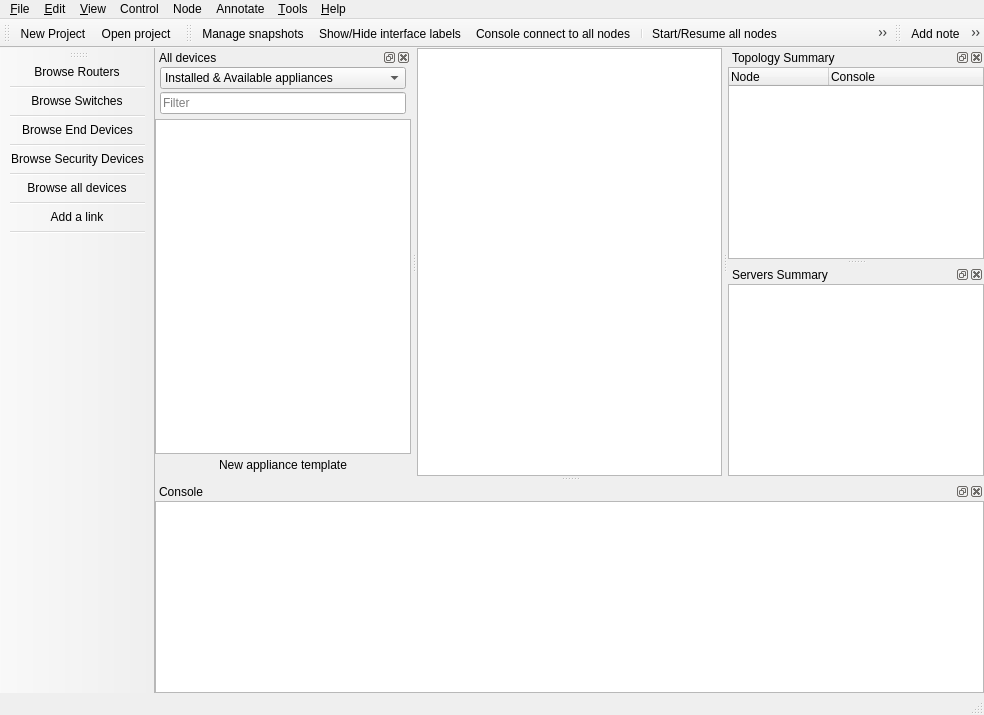
<?xml version="1.0" encoding="UTF-8"?>
<ui version="4.0">
 <class>MainWindow</class>
 <widget class="QMainWindow" name="MainWindow">
  <property name="windowModality">
   <enum>Qt::NonModal</enum>
  </property>
  <property name="geometry">
   <rect>
    <x>0</x>
    <y>0</y>
    <width>984</width>
    <height>715</height>
   </rect>
  </property>
  <property name="contextMenuPolicy">
   <enum>Qt::PreventContextMenu</enum>
  </property>
  <property name="styleSheet">
   <string notr="true">#toolBar_Devices QToolButton {
width: 50px;
height: 55px;
border:solid 1px black opacity 0.4;
background-none;
}

#toolBar_General QToolButton {
width: 36px;
height: 36px;
border:solid 1px black opacity 0.4;
background-none;
}

</string>
  </property>
  <property name="dockOptions">
   <set>QMainWindow::AllowTabbedDocks|QMainWindow::AnimatedDocks</set>
  </property>
  <widget class="QWidget" name="uiCentralWidget">
   <layout class="QGridLayout">
    <property name="leftMargin">
     <number>0</number>
    </property>
    <property name="topMargin">
     <number>0</number>
    </property>
    <property name="rightMargin">
     <number>0</number>
    </property>
    <property name="bottomMargin">
     <number>0</number>
    </property>
    <property name="spacing">
     <number>0</number>
    </property>
    <item row="0" column="0">
     <widget class="GraphicsView" name="uiGraphicsView">
      <property name="sizePolicy">
       <sizepolicy hsizetype="Expanding" vsizetype="Expanding">
        <horstretch>0</horstretch>
        <verstretch>0</verstretch>
       </sizepolicy>
      </property>
     </widget>
    </item>
   </layout>
  </widget>
  <widget class="QMenuBar" name="uiMenuBar">
   <property name="geometry">
    <rect>
     <x>0</x>
     <y>0</y>
     <width>984</width>
     <height>22</height>
    </rect>
   </property>
   <widget class="QMenu" name="uiEditMenu">
    <property name="title">
     <string>&amp;Edit</string>
    </property>
    <addaction name="uiSelectAllAction"/>
    <addaction name="uiSelectNoneAction"/>
    <addaction name="separator"/>
    <addaction name="uiSnapshotAction"/>
    <addaction name="uiPreferencesAction"/>
   </widget>
   <widget class="QMenu" name="uiFileMenu">
    <property name="title">
     <string>&amp;File</string>
    </property>
    <addaction name="uiNewProjectAction"/>
    <addaction name="uiOpenProjectAction"/>
    <addaction name="uiSaveProjectAsAction"/>
    <addaction name="uiEditProjectAction"/>
    <addaction name="uiDeleteProjectAction"/>
    <addaction name="separator"/>
    <addaction name="uiExportProjectAction"/>
    <addaction name="uiImportProjectAction"/>
    <addaction name="separator"/>
    <addaction name="uiOpenApplianceAction"/>
    <addaction name="separator"/>
    <addaction name="uiQuitAction"/>
   </widget>
   <widget class="QMenu" name="uiHelpMenu">
    <property name="title">
     <string>&amp;Help</string>
    </property>
    <addaction name="uiOnlineHelpAction"/>
    <addaction name="uiCheckForUpdateAction"/>
    <addaction name="uiSetupWizard"/>
    <addaction name="uiAcademyAction"/>
    <addaction name="uiDoctorAction"/>
    <addaction name="uiExportDebugInformationAction"/>
    <addaction name="uiAboutQtAction"/>
    <addaction name="uiAboutAction"/>
   </widget>
   <widget class="QMenu" name="uiViewMenu">
    <property name="title">
     <string>&amp;View</string>
    </property>
    <widget class="QMenu" name="uiDocksMenu">
     <property name="title">
      <string>Docks</string>
     </property>
    </widget>
    <addaction name="uiActionFullscreen"/>
    <addaction name="separator"/>
    <addaction name="uiZoomInAction"/>
    <addaction name="uiZoomOutAction"/>
    <addaction name="uiZoomResetAction"/>
    <addaction name="uiFitInViewAction"/>
    <addaction name="separator"/>
    <addaction name="uiShowLayersAction"/>
    <addaction name="uiSnapToGridAction"/>
    <addaction name="uiShowGridAction"/>
    <addaction name="uiResetPortLabelsAction"/>
    <addaction name="uiShowPortNamesAction"/>
    <addaction name="separator"/>
    <addaction name="uiDocksMenu"/>
   </widget>
   <widget class="QMenu" name="uiControlMenu">
    <property name="title">
     <string>Control</string>
    </property>
    <addaction name="uiStartAllAction"/>
    <addaction name="uiSuspendAllAction"/>
    <addaction name="uiStopAllAction"/>
    <addaction name="uiReloadAllAction"/>
    <addaction name="uiAuxConsoleAllAction"/>
    <addaction name="uiConsoleAllAction"/>
   </widget>
   <widget class="QMenu" name="uiAnnotateMenu">
    <property name="title">
     <string>Annotate</string>
    </property>
    <addaction name="uiAddNoteAction"/>
    <addaction name="uiInsertImageAction"/>
    <addaction name="uiDrawRectangleAction"/>
    <addaction name="uiDrawEllipseAction"/>
    <addaction name="uiDrawLineAction"/>
    <addaction name="uiEditReadmeAction"/>
   </widget>
   <widget class="QMenu" name="uiDeviceMenu">
    <property name="title">
     <string>Node</string>
    </property>
   </widget>
   <widget class="QMenu" name="uiToolsMenu">
    <property name="title">
     <string>&amp;Tools</string>
    </property>
    <addaction name="uiScreenshotAction"/>
    <addaction name="uiImportExportConfigsAction"/>
    <addaction name="uiWebInterfaceAction"/>
   </widget>
   <addaction name="uiFileMenu"/>
   <addaction name="uiEditMenu"/>
   <addaction name="uiViewMenu"/>
   <addaction name="uiControlMenu"/>
   <addaction name="uiDeviceMenu"/>
   <addaction name="uiAnnotateMenu"/>
   <addaction name="uiToolsMenu"/>
   <addaction name="uiHelpMenu"/>
  </widget>
  <widget class="StatusBar" name="uiStatusBar"/>
  <widget class="QToolBar" name="uiGeneralToolBar">
   <property name="windowTitle">
    <string>General</string>
   </property>
   <property name="toolTip">
    <string/>
   </property>
   <property name="statusTip">
    <string/>
   </property>
   <property name="orientation">
    <enum>Qt::Horizontal</enum>
   </property>
   <property name="iconSize">
    <size>
     <width>32</width>
     <height>32</height>
    </size>
   </property>
   <attribute name="toolBarArea">
    <enum>TopToolBarArea</enum>
   </attribute>
   <attribute name="toolBarBreak">
    <bool>false</bool>
   </attribute>
   <addaction name="uiNewProjectAction"/>
   <addaction name="uiOpenProjectAction"/>
  </widget>
  <widget class="NodesDockWidget" name="uiNodesDockWidget">
   <property name="enabled">
    <bool>true</bool>
   </property>
   <property name="visible">
    <bool>true</bool>
   </property>
   <property name="floating">
    <bool>false</bool>
   </property>
   <property name="allowedAreas">
    <set>Qt::LeftDockWidgetArea|Qt::RightDockWidgetArea</set>
   </property>
   <property name="windowTitle">
    <string>All devices</string>
   </property>
   <attribute name="dockWidgetArea">
    <number>1</number>
   </attribute>
   <widget class="QWidget" name="uiNodesDockWidgetContents">
    <layout class="QVBoxLayout">
     <property name="spacing">
      <number>0</number>
     </property>
     <property name="leftMargin">
      <number>0</number>
     </property>
     <property name="topMargin">
      <number>0</number>
     </property>
     <property name="rightMargin">
      <number>0</number>
     </property>
     <property name="bottomMargin">
      <number>0</number>
     </property>
     <item>
      <layout class="QVBoxLayout" name="verticalLayout">
       <property name="spacing">
        <number>3</number>
       </property>
       <property name="leftMargin">
        <number>5</number>
       </property>
       <property name="rightMargin">
        <number>5</number>
       </property>
       <property name="bottomMargin">
        <number>5</number>
       </property>
       <item>
        <widget class="QComboBox" name="uiNodesFilterComboBox">
         <item>
          <property name="text">
           <string>Installed &amp; Available appliances</string>
          </property>
         </item>
         <item>
          <property name="text">
           <string>Installed appliances</string>
          </property>
         </item>
         <item>
          <property name="text">
           <string>Available appliances</string>
          </property>
         </item>
         <item>
          <property name="text">
           <string>Custom appliances</string>
          </property>
         </item>
        </widget>
       </item>
       <item>
        <widget class="QLineEdit" name="uiNodesFilterLineEdit">
         <property name="placeholderText">
          <string>Filter</string>
         </property>
        </widget>
       </item>
      </layout>
     </item>
     <item>
      <widget class="NodesView" name="uiNodesView">
       <property name="sizePolicy">
        <sizepolicy hsizetype="Expanding" vsizetype="Expanding">
         <horstretch>0</horstretch>
         <verstretch>0</verstretch>
        </sizepolicy>
       </property>
       <property name="toolTip">
        <string>Drag a node to the workspace (Press SHIFT while dragging to add multiple identical nodes).</string>
       </property>
       <property name="dragEnabled">
        <bool>false</bool>
       </property>
       <property name="iconSize">
        <size>
         <width>32</width>
         <height>32</height>
        </size>
       </property>
       <property name="rootIsDecorated">
        <bool>false</bool>
       </property>
       <attribute name="headerVisible">
        <bool>false</bool>
       </attribute>
       <column>
        <property name="text">
         <string>1</string>
        </property>
       </column>
      </widget>
     </item>
     <item>
      <widget class="QPushButton" name="uiNewAppliancePushButton">
       <property name="text">
        <string>New appliance template</string>
       </property>
       <property name="icon">
        <iconset resource="../../resources/resources.qrc">
         <normaloff>:/icons/plus.svg</normaloff>:/icons/plus.svg</iconset>
       </property>
       <property name="autoDefault">
        <bool>false</bool>
       </property>
       <property name="flat">
        <bool>true</bool>
       </property>
      </widget>
     </item>
    </layout>
   </widget>
  </widget>
  <widget class="QToolBar" name="uiBrowsersToolBar">
   <property name="windowTitle">
    <string>Devices</string>
   </property>
   <property name="iconSize">
    <size>
     <width>48</width>
     <height>48</height>
    </size>
   </property>
   <property name="toolButtonStyle">
    <enum>Qt::ToolButtonIconOnly</enum>
   </property>
   <attribute name="toolBarArea">
    <enum>LeftToolBarArea</enum>
   </attribute>
   <attribute name="toolBarBreak">
    <bool>false</bool>
   </attribute>
   <addaction name="uiBrowseRoutersAction"/>
   <addaction name="separator"/>
   <addaction name="uiBrowseSwitchesAction"/>
   <addaction name="separator"/>
   <addaction name="uiBrowseEndDevicesAction"/>
   <addaction name="separator"/>
   <addaction name="uiBrowseSecurityDevicesAction"/>
   <addaction name="separator"/>
   <addaction name="uiBrowseAllDevicesAction"/>
   <addaction name="separator"/>
   <addaction name="uiAddLinkAction"/>
   <addaction name="separator"/>
  </widget>
  <widget class="QToolBar" name="uiControlToolBar">
   <property name="windowTitle">
    <string>Emulation</string>
   </property>
   <property name="iconSize">
    <size>
     <width>32</width>
     <height>32</height>
    </size>
   </property>
   <property name="toolButtonStyle">
    <enum>Qt::ToolButtonIconOnly</enum>
   </property>
   <attribute name="toolBarArea">
    <enum>TopToolBarArea</enum>
   </attribute>
   <attribute name="toolBarBreak">
    <bool>false</bool>
   </attribute>
   <addaction name="uiSnapshotAction"/>
   <addaction name="uiShowPortNamesAction"/>
   <addaction name="uiConsoleAllAction"/>
   <addaction name="separator"/>
   <addaction name="uiStartAllAction"/>
   <addaction name="uiSuspendAllAction"/>
   <addaction name="uiStopAllAction"/>
   <addaction name="uiReloadAllAction"/>
  </widget>
  <widget class="QDockWidget" name="uiConsoleDockWidget">
   <property name="maximumSize">
    <size>
     <width>524287</width>
     <height>524287</height>
    </size>
   </property>
   <property name="allowedAreas">
    <set>Qt::AllDockWidgetAreas</set>
   </property>
   <property name="windowTitle">
    <string>Console</string>
   </property>
   <attribute name="dockWidgetArea">
    <number>8</number>
   </attribute>
   <widget class="QWidget" name="uiConsoleDockWidgetContents">
    <layout class="QVBoxLayout">
     <property name="spacing">
      <number>0</number>
     </property>
     <property name="leftMargin">
      <number>0</number>
     </property>
     <property name="topMargin">
      <number>0</number>
     </property>
     <property name="rightMargin">
      <number>0</number>
     </property>
     <property name="bottomMargin">
      <number>0</number>
     </property>
     <item>
      <widget class="ConsoleView" name="uiConsoleTextEdit">
       <property name="sizePolicy">
        <sizepolicy hsizetype="Expanding" vsizetype="Preferred">
         <horstretch>0</horstretch>
         <verstretch>0</verstretch>
        </sizepolicy>
       </property>
      </widget>
     </item>
    </layout>
   </widget>
  </widget>
  <widget class="QToolBar" name="uiAnnotationToolBar">
   <property name="windowTitle">
    <string>Drawing</string>
   </property>
   <property name="iconSize">
    <size>
     <width>32</width>
     <height>32</height>
    </size>
   </property>
   <attribute name="toolBarArea">
    <enum>TopToolBarArea</enum>
   </attribute>
   <attribute name="toolBarBreak">
    <bool>false</bool>
   </attribute>
   <addaction name="uiAddNoteAction"/>
   <addaction name="uiInsertImageAction"/>
   <addaction name="uiDrawRectangleAction"/>
   <addaction name="uiDrawEllipseAction"/>
   <addaction name="uiDrawLineAction"/>
   <addaction name="uiZoomInAction"/>
   <addaction name="uiZoomOutAction"/>
   <addaction name="uiLabManualAction"/>
   <addaction name="uiCheckWorkAction"/>
   <addaction name="uiScreenshotAction"/>
  </widget>
  <widget class="QDockWidget" name="uiTopologySummaryDockWidget">
   <property name="sizePolicy">
    <sizepolicy hsizetype="Preferred" vsizetype="Expanding">
     <horstretch>0</horstretch>
     <verstretch>0</verstretch>
    </sizepolicy>
   </property>
   <property name="allowedAreas">
    <set>Qt::AllDockWidgetAreas</set>
   </property>
   <property name="windowTitle">
    <string>Topology Summary</string>
   </property>
   <attribute name="dockWidgetArea">
    <number>2</number>
   </attribute>
   <widget class="QWidget" name="uiTopologySummaryDockWidgetContents">
    <property name="sizePolicy">
     <sizepolicy hsizetype="Preferred" vsizetype="Preferred">
      <horstretch>0</horstretch>
      <verstretch>0</verstretch>
     </sizepolicy>
    </property>
    <layout class="QGridLayout">
     <property name="leftMargin">
      <number>0</number>
     </property>
     <property name="topMargin">
      <number>0</number>
     </property>
     <property name="rightMargin">
      <number>0</number>
     </property>
     <property name="bottomMargin">
      <number>0</number>
     </property>
     <property name="spacing">
      <number>0</number>
     </property>
     <item row="0" column="0">
      <widget class="TopologySummaryView" name="uiTopologySummaryTreeWidget">
       <property name="sizePolicy">
        <sizepolicy hsizetype="Expanding" vsizetype="Expanding">
         <horstretch>0</horstretch>
         <verstretch>0</verstretch>
        </sizepolicy>
       </property>
       <attribute name="headerVisible">
        <bool>true</bool>
       </attribute>
       <column>
        <property name="text">
         <string>Node</string>
        </property>
       </column>
       <column>
        <property name="text">
         <string>Console</string>
        </property>
       </column>
      </widget>
     </item>
    </layout>
   </widget>
  </widget>
  <widget class="QDockWidget" name="uiComputeSummaryDockWidget">
   <property name="allowedAreas">
    <set>Qt::AllDockWidgetAreas</set>
   </property>
   <property name="windowTitle">
    <string>Servers Summary</string>
   </property>
   <attribute name="dockWidgetArea">
    <number>2</number>
   </attribute>
   <widget class="QWidget" name="dockWidgetContents">
    <layout class="QGridLayout" name="gridLayout">
     <property name="leftMargin">
      <number>0</number>
     </property>
     <property name="topMargin">
      <number>0</number>
     </property>
     <property name="rightMargin">
      <number>0</number>
     </property>
     <property name="bottomMargin">
      <number>0</number>
     </property>
     <property name="spacing">
      <number>0</number>
     </property>
     <item row="0" column="0">
      <widget class="ComputeSummaryView" name="uiComputeSummaryTreeWidget">
       <attribute name="headerVisible">
        <bool>false</bool>
       </attribute>
       <column>
        <property name="text">
         <string notr="true">1</string>
        </property>
       </column>
      </widget>
     </item>
    </layout>
   </widget>
  </widget>
  <action name="uiAboutAction">
   <property name="text">
    <string>&amp;About</string>
   </property>
   <property name="statusTip">
    <string>About</string>
   </property>
   <property name="menuRole">
    <enum>QAction::AboutRole</enum>
   </property>
  </action>
  <action name="uiQuitAction">
   <property name="icon">
    <iconset resource="../../resources/resources.qrc">
     <normaloff>:/icons/quit.svg</normaloff>:/icons/quit.svg</iconset>
   </property>
   <property name="text">
    <string>&amp;Quit</string>
   </property>
   <property name="statusTip">
    <string>Quit</string>
   </property>
   <property name="shortcut">
    <string>Ctrl+Q</string>
   </property>
  </action>
  <action name="uiOpenProjectAction">
   <property name="icon">
    <iconset resource="../../resources/resources.qrc">
     <normaloff>:/icons/open.svg</normaloff>:/icons/open.svg</iconset>
   </property>
   <property name="text">
    <string>&amp;Open project</string>
   </property>
   <property name="toolTip">
    <string>Open project</string>
   </property>
   <property name="statusTip">
    <string>Open project</string>
   </property>
   <property name="shortcut">
    <string>Ctrl+O</string>
   </property>
  </action>
  <action name="uiOnlineHelpAction">
   <property name="icon">
    <iconset resource="../../resources/resources.qrc">
     <normaloff>:/icons/help.svg</normaloff>:/icons/help.svg</iconset>
   </property>
   <property name="text">
    <string>&amp;Online help</string>
   </property>
   <property name="toolTip">
    <string>Online help</string>
   </property>
   <property name="statusTip">
    <string>Online Help</string>
   </property>
  </action>
  <action name="uiScreenshotAction">
   <property name="icon">
    <iconset resource="../../resources/resources.qrc">
     <normaloff>:/icons/camera-photo.svg</normaloff>
     <activeoff>:/icons/camera-photo-hover.svg</activeoff>:/icons/camera-photo.svg</iconset>
   </property>
   <property name="text">
    <string>Take a screenshot</string>
   </property>
   <property name="toolTip">
    <string>Take a screenshot</string>
   </property>
   <property name="statusTip">
    <string>Take a screenshot</string>
   </property>
  </action>
  <action name="uiStartAllAction">
   <property name="enabled">
    <bool>true</bool>
   </property>
   <property name="icon">
    <iconset resource="../../resources/resources.qrc">
     <normaloff>:/icons/start.svg</normaloff>
     <activeoff>:/icons/start-hover.svg</activeoff>:/icons/start.svg</iconset>
   </property>
   <property name="text">
    <string>Start/Resume all nodes</string>
   </property>
   <property name="toolTip">
    <string>Start/Resume all nodes</string>
   </property>
   <property name="statusTip">
    <string>Start/Resume all devices</string>
   </property>
  </action>
  <action name="uiStopAllAction">
   <property name="enabled">
    <bool>true</bool>
   </property>
   <property name="icon">
    <iconset resource="../../resources/resources.qrc">
     <normaloff>:/icons/stop.svg</normaloff>
     <activeoff>:/icons/stop-hover.svg</activeoff>:/icons/stop.svg</iconset>
   </property>
   <property name="text">
    <string>Stop all nodes</string>
   </property>
   <property name="toolTip">
    <string>Stop all nodes</string>
   </property>
   <property name="statusTip">
    <string>Stop all devices</string>
   </property>
  </action>
  <action name="uiConsoleAllAction">
   <property name="enabled">
    <bool>true</bool>
   </property>
   <property name="icon">
    <iconset resource="../../resources/resources.qrc">
     <normaloff>:/icons/console.svg</normaloff>:/icons/console.svg</iconset>
   </property>
   <property name="text">
    <string>Console connect to all nodes</string>
   </property>
   <property name="toolTip">
    <string>Console connect to all nodes</string>
   </property>
   <property name="statusTip">
    <string>Console to all devices</string>
   </property>
  </action>
  <action name="uiAboutQtAction">
   <property name="text">
    <string>About &amp;Qt</string>
   </property>
   <property name="statusTip">
    <string>About Qt</string>
   </property>
   <property name="menuRole">
    <enum>QAction::AboutQtRole</enum>
   </property>
  </action>
  <action name="uiZoomInAction">
   <property name="icon">
    <iconset resource="../../resources/resources.qrc">
     <normaloff>:/icons/zoom-in.png</normaloff>
     <activeoff>:/icons/zoom-in-hover.png</activeoff>:/icons/zoom-in.png</iconset>
   </property>
   <property name="text">
    <string>Zoom in</string>
   </property>
   <property name="toolTip">
    <string>Zoom in</string>
   </property>
   <property name="statusTip">
    <string>Zoom in</string>
   </property>
   <property name="shortcut">
    <string>Ctrl++</string>
   </property>
  </action>
  <action name="uiZoomOutAction">
   <property name="icon">
    <iconset resource="../../resources/resources.qrc">
     <normaloff>:/icons/zoom-out.png</normaloff>
     <activeoff>:/icons/zoom-out-hover.png</activeoff>:/icons/zoom-out.png</iconset>
   </property>
   <property name="text">
    <string>Zoom out</string>
   </property>
   <property name="toolTip">
    <string>Zoom out</string>
   </property>
   <property name="statusTip">
    <string>Zoom out</string>
   </property>
   <property name="shortcut">
    <string>Ctrl+-</string>
   </property>
  </action>
  <action name="uiZoomResetAction">
   <property name="text">
    <string>Zoom reset</string>
   </property>
   <property name="statusTip">
    <string>Zoom reset</string>
   </property>
   <property name="shortcut">
    <string>Ctrl+0</string>
   </property>
  </action>
  <action name="uiSelectAllAction">
   <property name="text">
    <string>Select &amp;all</string>
   </property>
   <property name="statusTip">
    <string>Select All</string>
   </property>
   <property name="shortcut">
    <string>Ctrl+A</string>
   </property>
  </action>
  <action name="uiSelectNoneAction">
   <property name="text">
    <string>Select &amp;none</string>
   </property>
   <property name="statusTip">
    <string>Select None</string>
   </property>
   <property name="shortcut">
    <string>Ctrl+Shift+A</string>
   </property>
  </action>
  <action name="uiPreferencesAction">
   <property name="icon">
    <iconset resource="../../resources/resources.qrc">
     <normaloff>:/icons/applications.svg</normaloff>:/icons/applications.svg</iconset>
   </property>
   <property name="text">
    <string>&amp;Preferences...</string>
   </property>
   <property name="statusTip">
    <string>Preferences</string>
   </property>
   <property name="shortcut">
    <string>Ctrl+Shift+P</string>
   </property>
   <property name="menuRole">
    <enum>QAction::PreferencesRole</enum>
   </property>
  </action>
  <action name="uiSuspendAllAction">
   <property name="icon">
    <iconset resource="../../resources/resources.qrc">
     <normaloff>:/icons/pause.svg</normaloff>
     <activeoff>:/icons/pause-hover.svg</activeoff>:/icons/pause.svg</iconset>
   </property>
   <property name="text">
    <string>Suspend all nodes</string>
   </property>
   <property name="toolTip">
    <string>Suspend all nodes</string>
   </property>
   <property name="statusTip">
    <string>Suspend all devices</string>
   </property>
  </action>
  <action name="uiAddNoteAction">
   <property name="checkable">
    <bool>true</bool>
   </property>
   <property name="icon">
    <iconset resource="../../resources/resources.qrc">
     <normaloff>:/icons/add-note.svg</normaloff>:/icons/add-note.svg</iconset>
   </property>
   <property name="text">
    <string>Add note</string>
   </property>
   <property name="toolTip">
    <string>Add a note</string>
   </property>
   <property name="statusTip">
    <string>Add a note</string>
   </property>
  </action>
  <action name="uiNewProjectAction">
   <property name="icon">
    <iconset resource="../../resources/resources.qrc">
     <normaloff>:/icons/new-project.svg</normaloff>:/icons/new-project.svg</iconset>
   </property>
   <property name="text">
    <string>&amp;New blank project</string>
   </property>
   <property name="iconText">
    <string>New Project</string>
   </property>
   <property name="toolTip">
    <string>New blank project</string>
   </property>
   <property name="statusTip">
    <string>New blank project</string>
   </property>
   <property name="shortcut">
    <string>Ctrl+N</string>
   </property>
  </action>
  <action name="uiImportExportConfigsAction">
   <property name="icon">
    <iconset resource="../../resources/resources.qrc">
     <normaloff>:/icons/import_export_configs.svg</normaloff>:/icons/import_export_configs.svg</iconset>
   </property>
   <property name="text">
    <string>&amp;Import/Export node configs</string>
   </property>
   <property name="toolTip">
    <string>Import/Export node configs</string>
   </property>
   <property name="statusTip">
    <string>Import/Export device configs</string>
   </property>
  </action>
  <action name="uiInsertImageAction">
   <property name="checkable">
    <bool>false</bool>
   </property>
   <property name="icon">
    <iconset resource="../../resources/resources.qrc">
     <normaloff>:/icons/image.svg</normaloff>:/icons/image.svg</iconset>
   </property>
   <property name="text">
    <string>Insert picture</string>
   </property>
   <property name="toolTip">
    <string>Insert a picture</string>
   </property>
   <property name="statusTip">
    <string>Insert a picture</string>
   </property>
  </action>
  <action name="uiDrawRectangleAction">
   <property name="checkable">
    <bool>true</bool>
   </property>
   <property name="icon">
    <iconset resource="../../resources/resources.qrc">
     <normaloff>:/icons/rectangle.svg</normaloff>
     <activeoff>:/icons/rectangle-hover.svg</activeoff>:/icons/rectangle.svg</iconset>
   </property>
   <property name="text">
    <string>Draw rectangle</string>
   </property>
   <property name="toolTip">
    <string>Draw a rectangle</string>
   </property>
   <property name="statusTip">
    <string>Draw a rectangle</string>
   </property>
  </action>
  <action name="uiDrawEllipseAction">
   <property name="checkable">
    <bool>true</bool>
   </property>
   <property name="icon">
    <iconset resource="../../resources/resources.qrc">
     <normaloff>:/icons/ellipse.svg</normaloff>
     <activeoff>:/icons/ellipse-hover.svg</activeoff>:/icons/ellipse.svg</iconset>
   </property>
   <property name="text">
    <string>Draw ellipse</string>
   </property>
   <property name="toolTip">
    <string>Draw an ellipse</string>
   </property>
   <property name="statusTip">
    <string>Draw an ellipse</string>
   </property>
  </action>
  <action name="uiShowPortNamesAction">
   <property name="checkable">
    <bool>true</bool>
   </property>
   <property name="icon">
    <iconset resource="../../resources/resources.qrc">
     <normaloff>:/icons/show-interface-names.svg</normaloff>:/icons/show-interface-names.svg</iconset>
   </property>
   <property name="text">
    <string>Show/Hide interface labels</string>
   </property>
   <property name="toolTip">
    <string>Show/Hide interface labels</string>
   </property>
   <property name="statusTip">
    <string>Show/Hide interface labels</string>
   </property>
  </action>
  <action name="uiSnapshotAction">
   <property name="icon">
    <iconset resource="../../resources/resources.qrc">
     <normaloff>:/icons/snapshot.svg</normaloff>:/icons/snapshot.svg</iconset>
   </property>
   <property name="text">
    <string>Manage snapshots</string>
   </property>
   <property name="toolTip">
    <string>Manage snapshots</string>
   </property>
   <property name="statusTip">
    <string>Manage snapshots</string>
   </property>
  </action>
  <action name="uiShowLayersAction">
   <property name="checkable">
    <bool>true</bool>
   </property>
   <property name="text">
    <string>Show layers</string>
   </property>
   <property name="statusTip">
    <string>Show layers</string>
   </property>
  </action>
  <action name="uiSnapToGridAction">
   <property name="checkable">
    <bool>true</bool>
   </property>
   <property name="text">
    <string>Snap to grid</string>
   </property>
   <property name="statusTip">
    <string>Snap To Grid</string>
   </property>
  </action>
  <action name="uiSaveProjectAsAction">
   <property name="icon">
    <iconset resource="../../resources/resources.qrc">
     <normaloff>:/icons/save-as-project.svg</normaloff>:/icons/save-as-project.svg</iconset>
   </property>
   <property name="text">
    <string>&amp;Save project as...</string>
   </property>
   <property name="toolTip">
    <string>Save project as...</string>
   </property>
   <property name="statusTip">
    <string>Save project as...</string>
   </property>
  </action>
  <action name="uiReloadAllAction">
   <property name="icon">
    <iconset resource="../../resources/resources.qrc">
     <normaloff>:/icons/reload.svg</normaloff>:/icons/reload.svg</iconset>
   </property>
   <property name="text">
    <string>Reload all nodes</string>
   </property>
   <property name="toolTip">
    <string>Reload all nodes</string>
   </property>
   <property name="statusTip">
    <string>Reload all devices</string>
   </property>
  </action>
  <action name="uiAuxConsoleAllAction">
   <property name="enabled">
    <bool>true</bool>
   </property>
   <property name="icon">
    <iconset resource="../../resources/resources.qrc">
     <normaloff>:/icons/aux-console.svg</normaloff>:/icons/aux-console.svg</iconset>
   </property>
   <property name="text">
    <string>Console connect via AUX to all nodes</string>
   </property>
   <property name="toolTip">
    <string>Console connect via AUX to all nodes</string>
   </property>
   <property name="statusTip">
    <string>Console AUX to all devices</string>
   </property>
  </action>
  <action name="uiResetPortLabelsAction">
   <property name="text">
    <string>Reset interface labels</string>
   </property>
   <property name="toolTip">
    <string>Reset interface labels</string>
   </property>
   <property name="statusTip">
    <string>Reset Interface Labels</string>
   </property>
  </action>
  <action name="uiCheckForUpdateAction">
   <property name="text">
    <string>Check for &amp;Update</string>
   </property>
   <property name="statusTip">
    <string>Check for Update</string>
   </property>
  </action>
  <action name="uiBrowseRoutersAction">
   <property name="icon">
    <iconset resource="../../resources/resources.qrc">
     <normaloff>:/icons/router.png</normaloff>
     <activeoff>:/icons/router-hover.png</activeoff>:/icons/router.png</iconset>
   </property>
   <property name="text">
    <string>Browse Routers</string>
   </property>
   <property name="iconText">
    <string>Browse Routers</string>
   </property>
   <property name="toolTip">
    <string>Browse Routers</string>
   </property>
   <property name="statusTip">
    <string>Browse Routers</string>
   </property>
  </action>
  <action name="uiBrowseSwitchesAction">
   <property name="icon">
    <iconset resource="../../resources/resources.qrc">
     <normaloff>:/icons/switch.png</normaloff>
     <activeoff>:/icons/switch-hover.png</activeoff>:/icons/switch.png</iconset>
   </property>
   <property name="text">
    <string>Browse Switches</string>
   </property>
   <property name="iconText">
    <string>Browse Switches</string>
   </property>
   <property name="toolTip">
    <string>Browse Switches</string>
   </property>
   <property name="statusTip">
    <string>Browse Switches</string>
   </property>
  </action>
  <action name="uiBrowseEndDevicesAction">
   <property name="icon">
    <iconset resource="../../resources/resources.qrc">
     <normaloff>:/icons/PC.png</normaloff>
     <activeoff>:/icons/PC-hover.png</activeoff>:/icons/PC.png</iconset>
   </property>
   <property name="text">
    <string>Browse End Devices</string>
   </property>
   <property name="iconText">
    <string>Browse End Devices</string>
   </property>
   <property name="toolTip">
    <string>Browse End Devices</string>
   </property>
   <property name="statusTip">
    <string>Browse End Devices</string>
   </property>
  </action>
  <action name="uiBrowseSecurityDevicesAction">
   <property name="icon">
    <iconset resource="../../resources/resources.qrc">
     <normaloff>:/icons/firewall.png</normaloff>
     <activeoff>:/icons/firewall-hover.png</activeoff>:/icons/firewall.png</iconset>
   </property>
   <property name="text">
    <string>Browse Security Devices</string>
   </property>
   <property name="iconText">
    <string>Browse Security Devices</string>
   </property>
   <property name="toolTip">
    <string>Browse Security Devices</string>
   </property>
   <property name="statusTip">
    <string>Browse Security Devices</string>
   </property>
  </action>
  <action name="uiBrowseAllDevicesAction">
   <property name="icon">
    <iconset resource="../../resources/resources.qrc">
     <normaloff>:/icons/browse-all-icons.png</normaloff>
     <activeoff>:/icons/browse-all-icons-hover.png</activeoff>:/icons/browse-all-icons.png</iconset>
   </property>
   <property name="text">
    <string>Browse all devices</string>
   </property>
   <property name="toolTip">
    <string>Browse all devices</string>
   </property>
   <property name="statusTip">
    <string>Browse all devices</string>
   </property>
  </action>
  <action name="uiAddLinkAction">
   <property name="checkable">
    <bool>true</bool>
   </property>
   <property name="icon">
    <iconset resource="../../resources/resources.qrc">
     <normaloff>:/icons/connection-new.svg</normaloff>
     <normalon>:/icons/cancel-connection.svg</normalon>
     <activeoff>:/icons/connection-new-hover.svg</activeoff>
     <activeon>:/icons/cancel-connection.svg</activeon>:/icons/connection-new.svg</iconset>
   </property>
   <property name="text">
    <string>Add a link</string>
   </property>
   <property name="toolTip">
    <string>Add a link</string>
   </property>
   <property name="statusTip">
    <string>Add a link</string>
   </property>
  </action>
  <action name="uiFitInViewAction">
   <property name="text">
    <string>Fit in view</string>
   </property>
  </action>
  <action name="uiActionFullscreen">
   <property name="text">
    <string>Fullscreen</string>
   </property>
   <property name="shortcut">
    <string>Ctrl+F</string>
   </property>
  </action>
  <action name="uiSetupWizard">
   <property name="text">
    <string>&amp;Setup Wizard</string>
   </property>
   <property name="menuRole">
    <enum>QAction::NoRole</enum>
   </property>
  </action>
  <action name="uiOpenApplianceAction">
   <property name="icon">
    <iconset resource="../../resources/resources.qrc">
     <normaloff>:/icons/open.svg</normaloff>:/icons/open.svg</iconset>
   </property>
   <property name="text">
    <string>Import appliance</string>
   </property>
  </action>
  <action name="uiExportDebugInformationAction">
   <property name="text">
    <string>Export debug information</string>
   </property>
   <property name="toolTip">
    <string>&amp;Export debug information</string>
   </property>
  </action>
  <action name="uiDoctorAction">
   <property name="text">
    <string>GNS3 &amp;Doctor</string>
   </property>
  </action>
  <action name="uiExportProjectAction">
   <property name="icon">
    <iconset resource="../../resources/resources.qrc">
     <normaloff>:/icons/export_config.svg</normaloff>:/icons/export_config.svg</iconset>
   </property>
   <property name="text">
    <string>Export portable project</string>
   </property>
  </action>
  <action name="uiImportProjectAction">
   <property name="icon">
    <iconset resource="../../resources/resources.qrc">
     <normaloff>:/icons/import_config.svg</normaloff>:/icons/import_config.svg</iconset>
   </property>
   <property name="text">
    <string>Import portable project</string>
   </property>
  </action>
  <action name="uiEditReadmeAction">
   <property name="icon">
    <iconset resource="../../resources/resources.qrc">
     <normaloff>:/icons/edit.svg</normaloff>:/icons/edit.svg</iconset>
   </property>
   <property name="text">
    <string>Edit readme</string>
   </property>
  </action>
  <action name="uiAcademyAction">
   <property name="text">
    <string>GNS3 &amp;Academy</string>
   </property>
  </action>
  <action name="uiDeleteProjectAction">
   <property name="icon">
    <iconset resource="../../resources/resources.qrc">
     <normaloff>:/icons/delete.svg</normaloff>:/icons/delete.svg</iconset>
   </property>
   <property name="text">
    <string>Delete project</string>
   </property>
  </action>
  <action name="uiShowGridAction">
   <property name="checkable">
    <bool>true</bool>
   </property>
   <property name="text">
    <string>Show the grid</string>
   </property>
  </action>
  <action name="uiEditProjectAction">
   <property name="icon">
    <iconset resource="../../resources/resources.qrc">
     <normaloff>:/icons/edit.svg</normaloff>:/icons/edit.svg</iconset>
   </property>
   <property name="text">
    <string>Edit project</string>
   </property>
  </action>
  <action name="uiWebInterfaceAction">
   <property name="text">
    <string>Web interface</string>
   </property>
  </action>
  <action name="uiDrawLineAction">
   <property name="checkable">
    <bool>true</bool>
   </property>
   <property name="icon">
    <iconset resource="../../resources/resources.qrc">
     <normaloff>:/icons/vertically.svg</normaloff>:/icons/vertically.svg</iconset>
   </property>
   <property name="text">
    <string>Drawn line</string>
   </property>
  </action>
  <action name="uiCheckWorkAction">
   <property name="icon">
    <iconset resource="../../resources/resources.qrc">
     <normaloff>:/images/checkmark.png</normaloff>:/images/checkmark.png</iconset>
   </property>
   <property name="text">
    <string>uiCheckWorkAction</string>
   </property>
   <property name="toolTip">
    <string>Check work</string>
   </property>
  </action>
  <action name="uiLabManualAction">
   <property name="icon">
    <iconset resource="../../resources/resources.qrc">
     <normaloff>:/classic_icons/help-hover.svg</normaloff>:/classic_icons/help-hover.svg</iconset>
   </property>
   <property name="text">
    <string>uiLabManualAction</string>
   </property>
   <property name="toolTip">
    <string>Open lab manual</string>
   </property>
  </action>
 </widget>
 <customwidgets>
  <customwidget>
   <class>GraphicsView</class>
   <extends>QGraphicsView</extends>
   <header>..graphics_view.h</header>
  </customwidget>
  <customwidget>
   <class>NodesDockWidget</class>
   <extends>QDockWidget</extends>
   <header>..nodes_dock_widget.h</header>
   <container>1</container>
  </customwidget>
  <customwidget>
   <class>StatusBar</class>
   <extends>QStatusBar</extends>
   <header>..status_bar.h</header>
  </customwidget>
  <customwidget>
   <class>NodesView</class>
   <extends>QTreeWidget</extends>
   <header>..nodes_view.h</header>
  </customwidget>
  <customwidget>
   <class>ConsoleView</class>
   <extends>QTextEdit</extends>
   <header>..console_view.h</header>
  </customwidget>
  <customwidget>
   <class>TopologySummaryView</class>
   <extends>QTreeWidget</extends>
   <header>..topology_summary_view.h</header>
  </customwidget>
  <customwidget>
   <class>ComputeSummaryView</class>
   <extends>QTreeWidget</extends>
   <header>..compute_summary_view.h</header>
  </customwidget>
 </customwidgets>
 <tabstops>
  <tabstop>uiGraphicsView</tabstop>
  <tabstop>uiNodesView</tabstop>
  <tabstop>uiConsoleTextEdit</tabstop>
  <tabstop>uiTopologySummaryTreeWidget</tabstop>
 </tabstops>
 <resources>
  <include location="../../resources/resources.qrc"/>
 </resources>
 <connections>
  <connection>
   <sender>uiQuitAction</sender>
   <signal>triggered()</signal>
   <receiver>MainWindow</receiver>
   <slot>close()</slot>
   <hints>
    <hint type="sourcelabel">
     <x>-1</x>
     <y>-1</y>
    </hint>
    <hint type="destinationlabel">
     <x>398</x>
     <y>302</y>
    </hint>
   </hints>
  </connection>
 </connections>
</ui>
